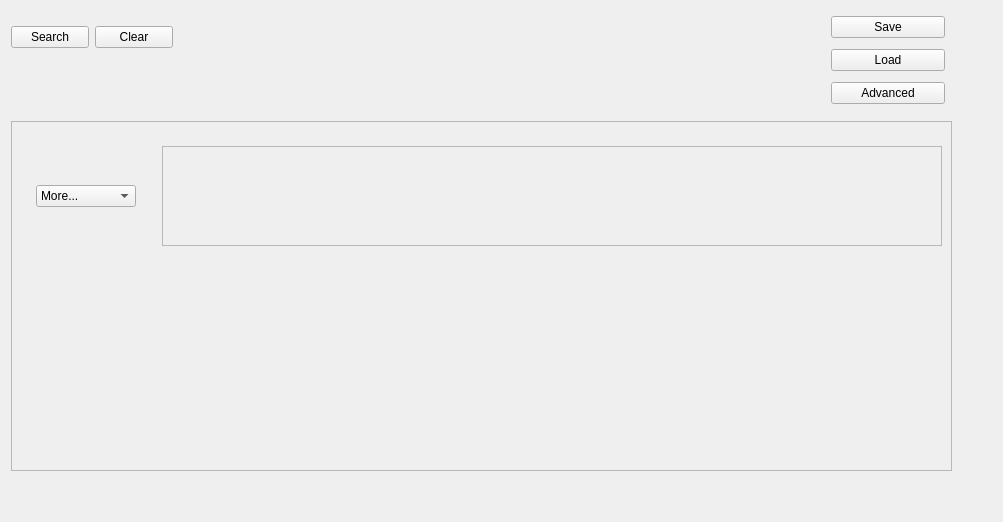
<?xml version="1.0" encoding="UTF-8"?>
<ui version="4.0">
 <class>Form</class>
 <widget class="QWidget" name="Form">
  <property name="geometry">
   <rect>
    <x>0</x>
    <y>0</y>
    <width>1003</width>
    <height>522</height>
   </rect>
  </property>
  <property name="windowTitle">
   <string>Form</string>
  </property>
  <layout class="QHBoxLayout" name="horizontalLayout">
   <item>
    <widget class="QScrollArea" name="scrollArea">
     <property name="frameShape">
      <enum>QFrame::NoFrame</enum>
     </property>
     <property name="widgetResizable">
      <bool>true</bool>
     </property>
     <widget class="QWidget" name="scrollAreaWidgetContents">
      <property name="geometry">
       <rect>
        <x>0</x>
        <y>0</y>
        <width>979</width>
        <height>498</height>
       </rect>
      </property>
      <property name="sizePolicy">
       <sizepolicy hsizetype="Expanding" vsizetype="Expanding">
        <horstretch>0</horstretch>
        <verstretch>0</verstretch>
       </sizepolicy>
      </property>
      <property name="minimumSize">
       <size>
        <width>960</width>
        <height>480</height>
       </size>
      </property>
      <widget class="QFrame" name="Frame">
       <property name="geometry">
        <rect>
         <x>0</x>
         <y>110</y>
         <width>941</width>
         <height>350</height>
        </rect>
       </property>
       <property name="sizePolicy">
        <sizepolicy hsizetype="Preferred" vsizetype="Fixed">
         <horstretch>0</horstretch>
         <verstretch>0</verstretch>
        </sizepolicy>
       </property>
       <property name="minimumSize">
        <size>
         <width>0</width>
         <height>350</height>
        </size>
       </property>
       <property name="maximumSize">
        <size>
         <width>16777215</width>
         <height>350</height>
        </size>
       </property>
       <property name="autoFillBackground">
        <bool>true</bool>
       </property>
       <property name="frameShape">
        <enum>QFrame::StyledPanel</enum>
       </property>
       <property name="frameShadow">
        <enum>QFrame::Raised</enum>
       </property>
       <widget class="QWidget" name="gridLayoutWidget">
        <property name="geometry">
         <rect>
          <x>0</x>
          <y>0</y>
          <width>951</width>
          <height>351</height>
         </rect>
        </property>
        <layout class="QGridLayout" name="gridLayout" rowstretch="0,0,0">
         <property name="sizeConstraint">
          <enum>QLayout::SetDefaultConstraint</enum>
         </property>
         <property name="leftMargin">
          <number>0</number>
         </property>
         <property name="horizontalSpacing">
          <number>-1</number>
         </property>
         <item row="1" column="2">
          <spacer name="verticalSpacer_4">
           <property name="orientation">
            <enum>Qt::Vertical</enum>
           </property>
           <property name="sizeType">
            <enum>QSizePolicy::Fixed</enum>
           </property>
           <property name="sizeHint" stdset="0">
            <size>
             <width>20</width>
             <height>100</height>
            </size>
           </property>
          </spacer>
         </item>
         <item row="0" column="2">
          <widget class="TermGrid" name="expression">
           <property name="sizePolicy">
            <sizepolicy hsizetype="Fixed" vsizetype="Fixed">
             <horstretch>0</horstretch>
             <verstretch>0</verstretch>
            </sizepolicy>
           </property>
           <property name="minimumSize">
            <size>
             <width>780</width>
             <height>100</height>
            </size>
           </property>
           <property name="maximumSize">
            <size>
             <width>16777215</width>
             <height>100</height>
            </size>
           </property>
           <property name="baseSize">
            <size>
             <width>0</width>
             <height>0</height>
            </size>
           </property>
           <property name="styleSheet">
            <string notr="true"/>
           </property>
           <property name="frameShape">
            <enum>QFrame::StyledPanel</enum>
           </property>
           <property name="frameShadow">
            <enum>QFrame::Raised</enum>
           </property>
          </widget>
         </item>
         <item row="2" column="2">
          <spacer name="verticalSpacer_3">
           <property name="orientation">
            <enum>Qt::Vertical</enum>
           </property>
           <property name="sizeType">
            <enum>QSizePolicy::Fixed</enum>
           </property>
           <property name="sizeHint" stdset="0">
            <size>
             <width>20</width>
             <height>100</height>
            </size>
           </property>
          </spacer>
         </item>
         <item row="0" column="1">
          <widget class="ComboBox" name="operation">
           <property name="sizePolicy">
            <sizepolicy hsizetype="Fixed" vsizetype="Fixed">
             <horstretch>0</horstretch>
             <verstretch>0</verstretch>
            </sizepolicy>
           </property>
           <property name="maximumSize">
            <size>
             <width>100</width>
             <height>16777215</height>
            </size>
           </property>
           <item>
            <property name="text">
             <string>More...</string>
            </property>
           </item>
           <item>
            <property name="text">
             <string>AND</string>
            </property>
           </item>
           <item>
            <property name="text">
             <string>AND NOT</string>
            </property>
           </item>
           <item>
            <property name="text">
             <string>OR</string>
            </property>
           </item>
          </widget>
         </item>
         <item row="0" column="0">
          <spacer name="horizontalSpacer_2">
           <property name="orientation">
            <enum>Qt::Horizontal</enum>
           </property>
           <property name="sizeType">
            <enum>QSizePolicy::Fixed</enum>
           </property>
           <property name="sizeHint" stdset="0">
            <size>
             <width>5</width>
             <height>20</height>
            </size>
           </property>
          </spacer>
         </item>
         <item row="1" column="0">
          <spacer name="horizontalSpacer_3">
           <property name="orientation">
            <enum>Qt::Horizontal</enum>
           </property>
           <property name="sizeType">
            <enum>QSizePolicy::Fixed</enum>
           </property>
           <property name="sizeHint" stdset="0">
            <size>
             <width>5</width>
             <height>20</height>
            </size>
           </property>
          </spacer>
         </item>
         <item row="2" column="0">
          <spacer name="horizontalSpacer_4">
           <property name="orientation">
            <enum>Qt::Horizontal</enum>
           </property>
           <property name="sizeType">
            <enum>QSizePolicy::Fixed</enum>
           </property>
           <property name="sizeHint" stdset="0">
            <size>
             <width>5</width>
             <height>20</height>
            </size>
           </property>
          </spacer>
         </item>
        </layout>
       </widget>
      </widget>
      <widget class="QWidget" name="layoutWidget">
       <property name="geometry">
        <rect>
         <x>820</x>
         <y>0</y>
         <width>114</width>
         <height>100</height>
        </rect>
       </property>
       <layout class="QVBoxLayout" name="verticalLayout">
        <item>
         <widget class="QPushButton" name="pushButton">
          <property name="text">
           <string>Save</string>
          </property>
         </widget>
        </item>
        <item>
         <widget class="QPushButton" name="pushButton_2">
          <property name="text">
           <string>Load</string>
          </property>
         </widget>
        </item>
        <item>
         <widget class="QPushButton" name="pushButton_4">
          <property name="text">
           <string>Advanced</string>
          </property>
         </widget>
        </item>
       </layout>
      </widget>
      <widget class="QWidget" name="layoutWidget">
       <property name="geometry">
        <rect>
         <x>0</x>
         <y>10</y>
         <width>162</width>
         <height>32</height>
        </rect>
       </property>
       <layout class="QHBoxLayout" name="horizontalLayout_2">
        <item>
         <widget class="QPushButton" name="pushButton_3">
          <property name="text">
           <string>Search</string>
          </property>
         </widget>
        </item>
        <item>
         <widget class="QPushButton" name="pushButton_5">
          <property name="text">
           <string>Clear</string>
          </property>
         </widget>
        </item>
       </layout>
      </widget>
     </widget>
    </widget>
   </item>
  </layout>
 </widget>
 <customwidgets>
  <customwidget>
   <class>ComboBox</class>
   <extends>QComboBox</extends>
   <header>combobox.h</header>
  </customwidget>
  <customwidget>
   <class>TermGrid</class>
   <extends>QFrame</extends>
   <header>termgrid.h</header>
   <container>1</container>
  </customwidget>
 </customwidgets>
 <resources/>
 <connections/>
</ui>
